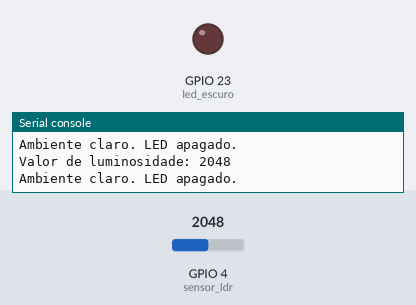
Recording of a program running on a simulated ESP32 board running MicroPython. Parts: output pins drawn as LEDs (lit = HIGH), the last lines printed to the serial console. Wiring (from the project's diagram.json): red LED on GPIO 23. Inputs (shaded band) come from the test bench; at power-on: GPIO 4 (sensor_ldr) = 2048 (analog values on the 0–4095 scale).

Above: at 1.2 s.
1.3 s: GPIO 4 (sensor_ldr) set to 439
3.2 s: GPIO 4 (sensor_ldr) set to 378
At 4.8 s:
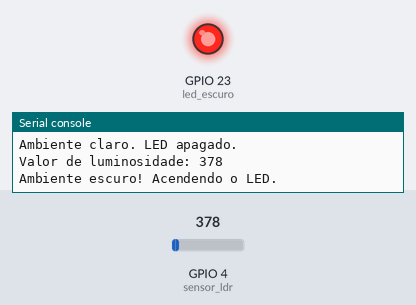
5.5 s: GPIO 4 (sensor_ldr) set to 440
At 6.3 s:
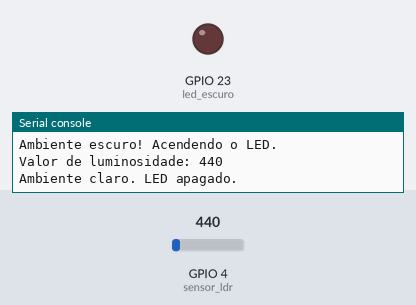
7.5 s: GPIO 4 (sensor_ldr) set to 360
At 9.1 s:
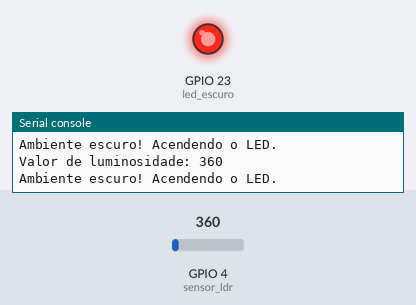
Timing chart, 0 to 10.5 s (numbered marks = the images above; inputs shaded):
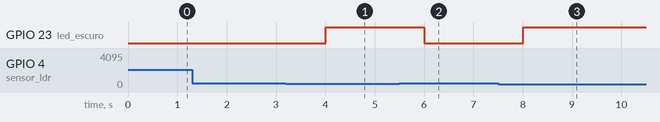

The program:

main.py
```python
from machine import Pin, ADC
import time

# --- Configuração dos Pinos ---
# Pino para o sensor Fotorresistor LDR
# O pino GPIO4 será usado para leitura analógica
PINO_LDR = 4

# Pino do LED indicador de ambiente escuro
# O pino GPIO23 será usado para controlar o LED
PINO_LED_ESCURO = 23

# Crie os objetos ADC e Pin com a configuração correta
# A classe ADC é para leitura analógica
sensor_ldr = ADC(Pin(PINO_LDR))
# A classe Pin é para controle digital (ligar/desligar o LED)
led_escuro = Pin(PINO_LED_ESCURO, Pin.OUT)

# Configure a resolução do ADC para maior precisão (12 bits)
sensor_ldr.width(ADC.WIDTH_12BIT)

# Configure a atenuação para a faixa de 0 a 3.3V
sensor_ldr.atten(ADC.ATTN_11DB)

# --- Loop Principal de Ação ---
while True:
    # Ação: Ler o valor do sensor LDR
    valor_luminosidade = sensor_ldr.read()
    # Exibe a leitura no console
    print("Valor de luminosidade:", valor_luminosidade)
    # Habilidade: Tomada de Decisão baseada em dados
    # A lógica de leitura do LDR é: quanto mais AUSÊNCIA DE LUZ
    LIMIAR_ESCURO = 400

    if valor_luminosidade < LIMIAR_ESCURO:
        # Se o valor for baixo (indicando pouca luz), acende o LED
        print("Ambiente escuro! Acendendo o LED.")
        led_escuro.value(1)  # Acende o LED
    else:
        # Se houver luz, apaga o LED
        print("Ambiente claro. LED apagado.")
        led_escuro.value(0)  # Apaga o LED

    time.sleep(1)  # Aguarda 1 segundo antes da próxima leitura
```

Measured:
- the behaviour switches between 400 and 399 on GPIO 4 (sensor_ldr) (found by bisection; images 0 and 1)
- after the input at 3.2 s, GPIO 23 (led_escuro): LOW → HIGH after 0.80 s
- after the input at 5.5 s, GPIO 23 (led_escuro): HIGH → LOW after 0.51 s
- after the input at 7.5 s, GPIO 23 (led_escuro): LOW → HIGH after 0.51 s
